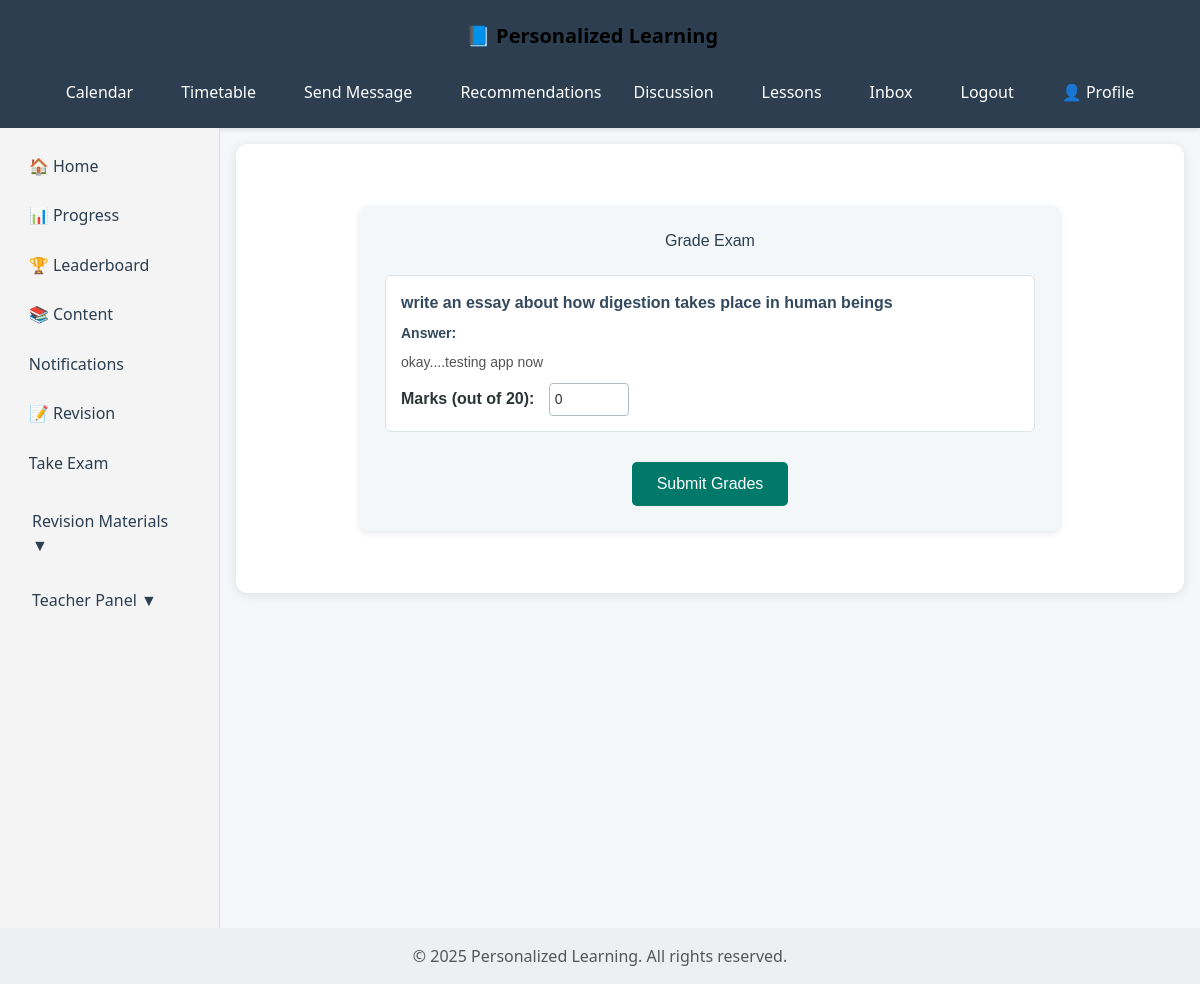
The page /examination/exams/23/grade/ (signed in) on the database its author committed.
### Examination/models.py (models this page shows, shortened)
class StudentAnswer(models.Model):
    student_exam = models.ForeignKey(StudentExam, on_delete=models.CASCADE, related_name='answers')
    question = models.ForeignKey(Question, on_delete=models.CASCADE)
    answer_text = models.TextField()
    marks_awarded = models.PositiveIntegerField(null=True, blank=True)
    checked_by = models.ForeignKey(Profile, on_delete=models.SET_NULL, null=True, blank=True)
    checked_at = models.DateTimeField(null=True, blank=True)

class Question(models.Model):
    exam = models.ForeignKey(Exam, on_delete=models.CASCADE, related_name='questions')
    text = models.TextField()
    max_marks = models.PositiveIntegerField(default=1)

### Examination/views.py (the view, shortened to what this page needs)
# urls.py: path('exams/<int:student_exam_id>/grade/', views.grade_exam, name='grade_exam'),
@login_required
def grade_exam(request, student_exam_id):
    student_exam = get_object_or_404(StudentExam, id=student_exam_id)
    profile = request.user.users_profile  # or request.user.profile depending on your related_name
    if profile.role != 'teacher':
        return HttpResponse("You are not authorized to grade exams.", status=403)
    return render(request, 'Examination/grade_exam.html', {
        'student_exam': student_exam,
    })

### Examination/templates/Examination/grade_exam.html (shortened to what this page needs)
{% extends "content/base.html" %}
{% block content %}
<div class="grade-exam-container">
  <h2>Grade Exam</h2>
  <form method="post">
    {% for answer in student_exam.answers.all %}
      <div class="question-block">
        <strong>{{ answer.question.text }}</strong>
        <p><strong>Answer:</strong> {{ answer.answer_text }}</p>
        <label>Marks (out of {{ answer.question.max_marks }}):</label>
        <input type="number" name="marks_{{ answer.id }}" min="0" max="{{ answer.question.max_marks }}" value="{{ answer.marks_awarded|default_if_none:0 }}">
      </div>
    {% endfor %}
    <button type="submit" class="submit-btn">Submit Grades</button>
  </form>
</div>
{% endblock %}

### content/templates/content/base.html (style rules this page uses)
body { margin: 0; font-family: 'Segoe UI', Tahoma, Geneva, Verdana, sans-serif; background-color: #f5f7fa; color: #333; display: flex; flex-direction: column; min-height: 100vh; }

### Examination/templates/Examination/grade_exam.html (style rules this page uses)
.grade-exam-container { max-width: 700px; margin: 30px auto; padding: 25px; background-color: #f4f7fa; border-radius: 8px; box-shadow: 0 2px 6px rgba(0, 0, 0, 0.1); font-family: Arial, sans-serif; }
.grade-exam-container h2 { text-align: center; margin-bottom: 25px; color: #2c3e50; }
.question-block { margin-bottom: 20px; padding: 15px; background: #ffffff; border: 1px solid #dce3e8; border-radius: 6px; }
.question-block strong { display: block; margin-bottom: 8px; color: #34495e; }
.question-block p { margin: 0 0 10px 0; font-size: 14px; color: #555; }
.question-block label { font-weight: bold; margin-right: 10px; color: #2d3436; }
.question-block input[type="number"] { width: 80px; padding: 5px; font-size: 14px; border: 1px solid #b2bec3; border-radius: 4px; }
.submit-btn { display: block; margin: 30px auto 0; padding: 10px 25px; background-color: #00796b; color: #fff; border: none; border-radius: 5px; font-size: 16px; cursor: pointer; }

### rows shown on the page
StudentAnswer: question.text "write an essay about how digestion takes place in human beings", answer_text "okay....testing app now", question.max_marks "20", marks_awarded "0"
